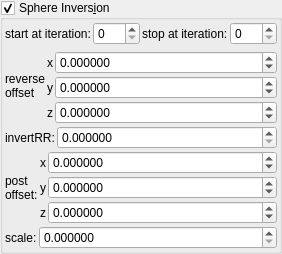
    <widget class="MyGroupBox" name="groupCheck_transf_sphere_inversion_enabled_false">
     <property name="title">
      <string>Sphere Invers&amp;ion</string>
     </property>
     <property name="checkable">
      <bool>true</bool>
     </property>
     <layout class="QVBoxLayout" name="verticalLayout_12" stretch="0,0,0,0,0">
      <property name="spacing">
       <number>2</number>
      </property>
      <property name="leftMargin">
       <number>2</number>
      </property>
      <property name="topMargin">
       <number>2</number>
      </property>
      <property name="rightMargin">
       <number>2</number>
      </property>
      <property name="bottomMargin">
       <number>2</number>
      </property>
      <item>
       <layout class="QGridLayout" name="gridLayout_67">
        <property name="spacing">
         <number>2</number>
        </property>
        <item row="1" column="3">
         <widget class="MySpinBox" name="spinboxInt_transf_stop_iterations_1">
          <property name="sizePolicy">
           <sizepolicy hsizetype="Minimum" vsizetype="Maximum">
            <horstretch>0</horstretch>
            <verstretch>0</verstretch>
           </sizepolicy>
          </property>
          <property name="maximum">
           <number>999</number>
          </property>
         </widget>
        </item>
        <item row="1" column="1">
         <widget class="MySpinBox" name="spinboxInt_transf_start_iterations_X">
          <property name="sizePolicy">
           <sizepolicy hsizetype="Minimum" vsizetype="Maximum">
            <horstretch>0</horstretch>
            <verstretch>0</verstretch>
           </sizepolicy>
          </property>
          <property name="maximum">
           <number>999</number>
          </property>
         </widget>
        </item>
        <item row="1" column="0">
         <widget class="QLabel" name="label_262">
          <property name="text">
           <string>start at iteration:</string>
          </property>
         </widget>
        </item>
        <item row="1" column="2">
         <widget class="QLabel" name="label_265">
          <property name="text">
           <string>stop at iteration:</string>
          </property>
         </widget>
        </item>
       </layout>
      </item>
      <item>
       <layout class="QGridLayout" name="gridLayout_11" columnstretch="0,0,1">
        <property name="spacing">
         <number>2</number>
        </property>
        <item row="5" column="2">
         <widget class="MyDoubleSpinBox" name="spinbox3_transf_offset_000_z">
          <property name="sizePolicy">
           <sizepolicy hsizetype="Minimum" vsizetype="Maximum">
            <horstretch>0</horstretch>
            <verstretch>0</verstretch>
           </sizepolicy>
          </property>
          <property name="font">
           <font>
            <weight>50</weight>
            <bold>false</bold>
           </font>
          </property>
          <property name="prefix">
           <string/>
          </property>
          <property name="suffix">
           <string/>
          </property>
          <property name="decimals">
           <number>6</number>
          </property>
          <property name="minimum">
           <double>-99.989999999999995</double>
          </property>
          <property name="maximum">
           <double>99.989999999999995</double>
          </property>
          <property name="singleStep">
           <double>0.100000000000000</double>
          </property>
         </widget>
        </item>
        <item row="4" column="2">
         <widget class="MyDoubleSpinBox" name="spinbox3_transf_offset_000_y">
          <property name="sizePolicy">
           <sizepolicy hsizetype="Minimum" vsizetype="Maximum">
            <horstretch>0</horstretch>
            <verstretch>0</verstretch>
           </sizepolicy>
          </property>
          <property name="font">
           <font>
            <weight>50</weight>
            <bold>false</bold>
           </font>
          </property>
          <property name="prefix">
           <string/>
          </property>
          <property name="suffix">
           <string/>
          </property>
          <property name="decimals">
           <number>6</number>
          </property>
          <property name="minimum">
           <double>-99.989999999999995</double>
          </property>
          <property name="maximum">
           <double>99.989999999999995</double>
          </property>
          <property name="singleStep">
           <double>0.100000000000000</double>
          </property>
         </widget>
        </item>
        <item row="1" column="0" rowspan="5">
         <widget class="QLabel" name="label_46">
          <property name="text">
           <string notr="true">reverse
offset</string>
          </property>
         </widget>
        </item>
        <item row="3" column="2">
         <widget class="MyDoubleSpinBox" name="spinbox3_transf_offset_000_x">
          <property name="sizePolicy">
           <sizepolicy hsizetype="Minimum" vsizetype="Maximum">
            <horstretch>0</horstretch>
            <verstretch>0</verstretch>
           </sizepolicy>
          </property>
          <property name="font">
           <font>
            <weight>50</weight>
            <bold>false</bold>
           </font>
          </property>
          <property name="prefix">
           <string/>
          </property>
          <property name="suffix">
           <string/>
          </property>
          <property name="decimals">
           <number>6</number>
          </property>
          <property name="minimum">
           <double>-99.989999999999995</double>
          </property>
          <property name="maximum">
           <double>99.989999999999995</double>
          </property>
          <property name="singleStep">
           <double>0.100000000000000</double>
          </property>
         </widget>
        </item>
        <item row="5" column="1">
         <widget class="QLabel" name="label_151">
          <property name="sizePolicy">
           <sizepolicy hsizetype="Preferred" vsizetype="Preferred">
            <horstretch>0</horstretch>
            <verstretch>0</verstretch>
           </sizepolicy>
          </property>
          <property name="font">
           <font>
            <weight>50</weight>
            <bold>false</bold>
           </font>
          </property>
          <property name="text">
           <string notr="true">z</string>
          </property>
          <property name="alignment">
           <set>Qt::AlignRight|Qt::AlignTrailing|Qt::AlignVCenter</set>
          </property>
         </widget>
        </item>
        <item row="3" column="1">
         <widget class="QLabel" name="label_125">
          <property name="font">
           <font>
            <weight>50</weight>
            <bold>false</bold>
           </font>
          </property>
          <property name="text">
           <string notr="true">x</string>
          </property>
          <property name="alignment">
           <set>Qt::AlignRight|Qt::AlignTrailing|Qt::AlignVCenter</set>
          </property>
         </widget>
        </item>
        <item row="4" column="1">
         <widget class="QLabel" name="label_133">
          <property name="font">
           <font>
            <weight>50</weight>
            <bold>false</bold>
           </font>
          </property>
          <property name="text">
           <string notr="true">y</string>
          </property>
          <property name="alignment">
           <set>Qt::AlignRight|Qt::AlignTrailing|Qt::AlignVCenter</set>
          </property>
         </widget>
        </item>
       </layout>
      </item>
      <item>
       <layout class="QGridLayout" name="gridLayout_9" columnstretch="0,1">
        <item row="1" column="1">
         <widget class="MyDoubleSpinBox" name="spinbox_transf_scaleG_1">
          <property name="sizePolicy">
           <sizepolicy hsizetype="Minimum" vsizetype="Maximum">
            <horstretch>0</horstretch>
            <verstretch>0</verstretch>
           </sizepolicy>
          </property>
          <property name="prefix">
           <string/>
          </property>
          <property name="suffix">
           <string/>
          </property>
          <property name="decimals">
           <number>6</number>
          </property>
          <property name="minimum">
           <double>0.000000000000000</double>
          </property>
          <property name="maximum">
           <double>99.989999999999995</double>
          </property>
          <property name="singleStep">
           <double>0.100000000000000</double>
          </property>
         </widget>
        </item>
        <item row="1" column="0">
         <widget class="QLabel" name="label_23">
          <property name="text">
           <string>invertRR:</string>
          </property>
         </widget>
        </item>
       </layout>
      </item>
      <item>
       <layout class="QGridLayout" name="gridLayout_34" columnstretch="0,0,1">
        <property name="spacing">
         <number>2</number>
        </property>
        <item row="1" column="1">
         <widget class="QLabel" name="label_134">
          <property name="text">
           <string notr="true">y</string>
          </property>
         </widget>
        </item>
        <item row="0" column="1">
         <widget class="QLabel" name="label_126">
          <property name="text">
           <string notr="true">x</string>
          </property>
         </widget>
        </item>
        <item row="0" column="2">
         <widget class="MyDoubleSpinBox" name="spinbox3_transf_addition_constant_x">
          <property name="sizePolicy">
           <sizepolicy hsizetype="Minimum" vsizetype="Maximum">
            <horstretch>0</horstretch>
            <verstretch>0</verstretch>
           </sizepolicy>
          </property>
          <property name="prefix">
           <string/>
          </property>
          <property name="suffix">
           <string/>
          </property>
          <property name="decimals">
           <number>6</number>
          </property>
          <property name="minimum">
           <double>-99.989999999999995</double>
          </property>
          <property name="maximum">
           <double>99.989999999999995</double>
          </property>
          <property name="singleStep">
           <double>0.100000000000000</double>
          </property>
         </widget>
        </item>
        <item row="1" column="2">
         <widget class="MyDoubleSpinBox" name="spinbox3_transf_addition_constant_y">
          <property name="sizePolicy">
           <sizepolicy hsizetype="Minimum" vsizetype="Maximum">
            <horstretch>0</horstretch>
            <verstretch>0</verstretch>
           </sizepolicy>
          </property>
          <property name="prefix">
           <string/>
          </property>
          <property name="suffix">
           <string/>
          </property>
          <property name="decimals">
           <number>6</number>
          </property>
          <property name="minimum">
           <double>-99.989999999999995</double>
          </property>
          <property name="maximum">
           <double>99.989999999999995</double>
          </property>
          <property name="singleStep">
           <double>0.100000000000000</double>
          </property>
         </widget>
        </item>
        <item row="2" column="2">
         <widget class="MyDoubleSpinBox" name="spinbox3_transf_addition_constant_z">
          <property name="sizePolicy">
           <sizepolicy hsizetype="Minimum" vsizetype="Maximum">
            <horstretch>0</horstretch>
            <verstretch>0</verstretch>
           </sizepolicy>
          </property>
          <property name="prefix">
           <string/>
          </property>
          <property name="suffix">
           <string/>
          </property>
          <property name="decimals">
           <number>6</number>
          </property>
          <property name="minimum">
           <double>-99.989999999999995</double>
          </property>
          <property name="maximum">
           <double>99.989999999999995</double>
          </property>
          <property name="singleStep">
           <double>0.100000000000000</double>
          </property>
         </widget>
        </item>
        <item row="2" column="1">
         <widget class="QLabel" name="label_135">
          <property name="text">
           <string notr="true">z</string>
          </property>
         </widget>
        </item>
        <item row="0" column="0" rowspan="3">
         <widget class="QLabel" name="label_259">
          <property name="text">
           <string>post
offset:</string>
          </property>
         </widget>
        </item>
       </layout>
      </item>
      <item>
       <layout class="QGridLayout" name="gridLayout_17" columnstretch="0,1">
        <item row="1" column="1">
         <widget class="MyDoubleSpinBox" name="spinbox_transf_scaleA_1">
          <property name="sizePolicy">
           <sizepolicy hsizetype="Minimum" vsizetype="Maximum">
            <horstretch>0</horstretch>
            <verstretch>0</verstretch>
           </sizepolicy>
          </property>
          <property name="prefix">
           <string/>
          </property>
          <property name="suffix">
           <string/>
          </property>
          <property name="decimals">
           <number>6</number>
          </property>
          <property name="minimum">
           <double>0.000000000000000</double>
          </property>
          <property name="maximum">
           <double>99.989999999999995</double>
          </property>
          <property name="singleStep">
           <double>0.100000000000000</double>
          </property>
         </widget>
        </item>
        <item row="1" column="0">
         <widget class="QLabel" name="label_24">
          <property name="text">
           <string>scale:</string>
          </property>
         </widget>
        </item>
       </layout>
      </item>
     </layout>
    </widget>
